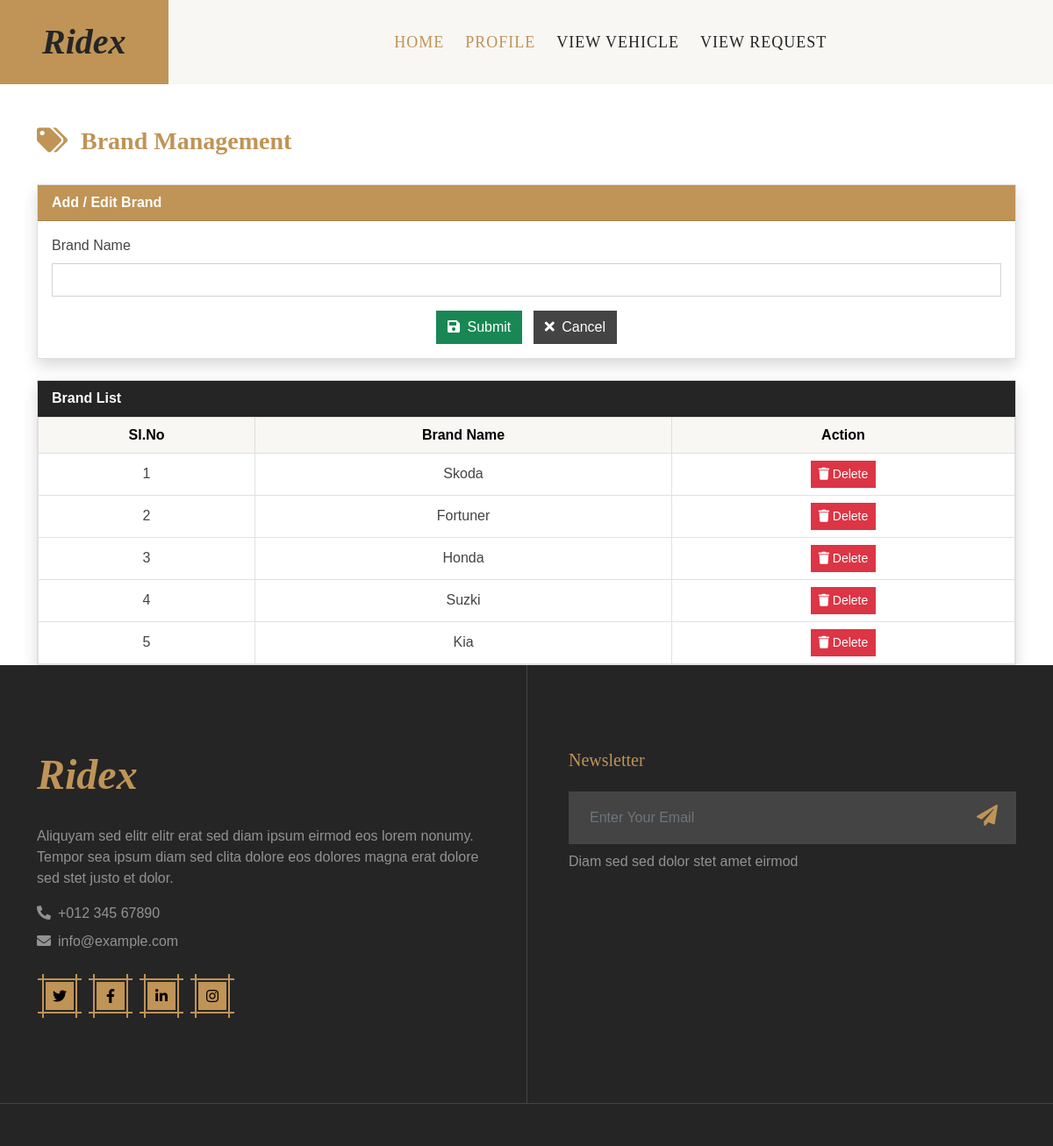
The app's page /Driver/Brand/ (signed in) with its own data.
### Admin/models.py (models this page shows)
class tbl_brand(models.Model):
    brand_name=models.CharField(max_length=50)

### Driver/views.py (the view)
# urls.py: path('Brand/',views.Brand ,name="Brand"),
def Brand(request):
    if "drid" not in request.session:
        return redirect("Guest:Login")
    else:
        admindata=tbl_adminregistration.objects.get(id=request.session['aid'])
        branddata=tbl_brand.objects.all()
        if request.method=="POST":
            brand=request.POST.get("txt_brand")
            brandcount=tbl_brand.objects.filter(brand_name=brand).count()
            if brandcount >0:
                return render(request,"Driver/Brand.html",{'msg':"Brand Aready Exist"})
            else:
                tbl_brand.objects.create(brand_name=brand)
            return render(request,"Driver/Brand.html",{'msg':"Data Inserted"})
        else:
            return render(request,"Driver/Brand.html",{'Data':admindata,'branddata':branddata})

### Driver/Templates/Driver/Brand.html (shortened to what this page needs)
{% extends 'Driver/Head.html' %}
{% block content %}
<br>
<div class="container mt-4">
    <div class="row mb-4">
        <div class="col">
            <h3 class="fw-bold text-primary">
                <i class="fa fa-tags me-2"></i> Brand Management
            </h3>
        </div>
    </div>
    <div class="card shadow mb-4">
        <div class="card-header bg-primary text-white fw-bold">
            Add / Edit Brand
        </div>
        <div class="card-body">
            <form action="" method="post">
                <div class="mb-3">
                    <label class="form-label fw-semibold">Brand Name</label>
                    <input type="text"
                           name="txt_brand"
                           value="{{ editdata.brand_name }}"
                           class="form-control"
                           required
                           pattern="^[A-Z]+[a-zA-Z ]*$"
                           title="First letter must be capital, alphabets only">
                </div>
                <div class="text-center">
                    <button type="submit" class="btn btn-success me-2">
                        <i class="fa fa-save me-1"></i> Submit
                    </button>
                    <a href="{% url 'Driver:Brand' %}" class="btn btn-secondary">
                        <i class="fa fa-times me-1"></i> Cancel
                    </a>
                </div>
            </form>
        </div>
    </div>
    <div class="card shadow">
        <div class="card-header bg-dark text-white fw-bold">
            Brand List
        </div>
        <div class="card-body p-0">
            <table class="table table-bordered table-hover text-center align-middle mb-0">
                <thead class="table-light">
                    <tr>
                        <th>Sl.No</th>
                        <th>Brand Name</th>
                        <th>Action</th>
                    </tr>
                </thead>
                <tbody>
                    {% for i in branddata %}
                    <tr>
                        <td>{{ forloop.counter }}</td>
                        <td class="fw-semibold">{{ i.brand_name }}</td>
                        <td>
                            <a href="{% url 'Driver:deleBrand' i.id %}"
                               class="btn btn-sm btn-danger"
                               onclick="return confirm('Are you sure you want to delete?')">
                                <i class="fa fa-trash"></i> Delete
                            </a>
                        </td>
                    </tr>
                    {% empty %}
                    <tr>
                        <td colspan="3" class="text-muted">
                            No brands found
                        </td>
                    </tr>
                    {% endfor %}
                </tbody>
            </table>
        </div>
    </div>
</div>
{% endblock content %}

### Guest/static/Driver/css/style.css (style rules this page uses)
.btn { position: relative; transition: .5s; }

### records on screen
tbl_brand: brand_name "Skoda"
tbl_brand: brand_name "Fortuner"
tbl_brand: brand_name "Honda"
tbl_brand: brand_name "Suzki"
tbl_brand: brand_name "Kia"
